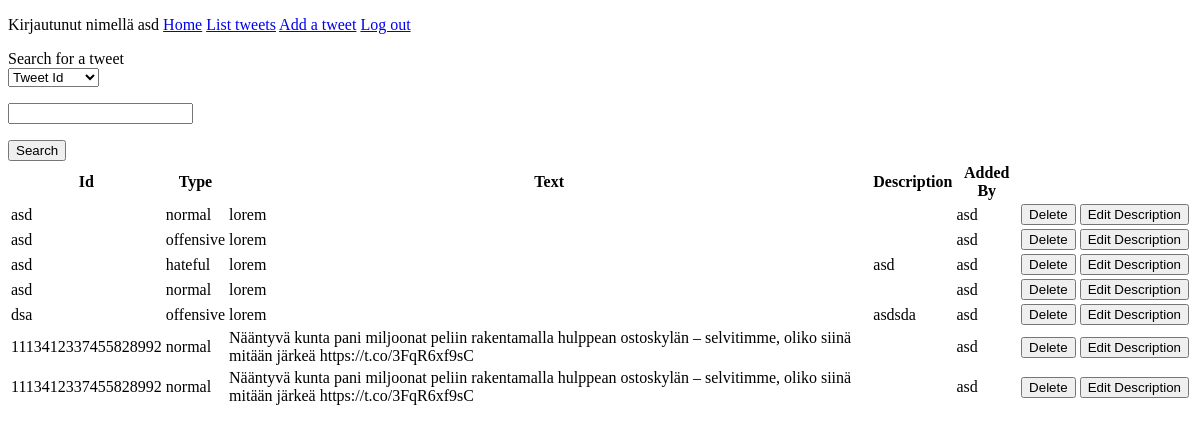
Page /tweets (signed in) on the earlier database version.
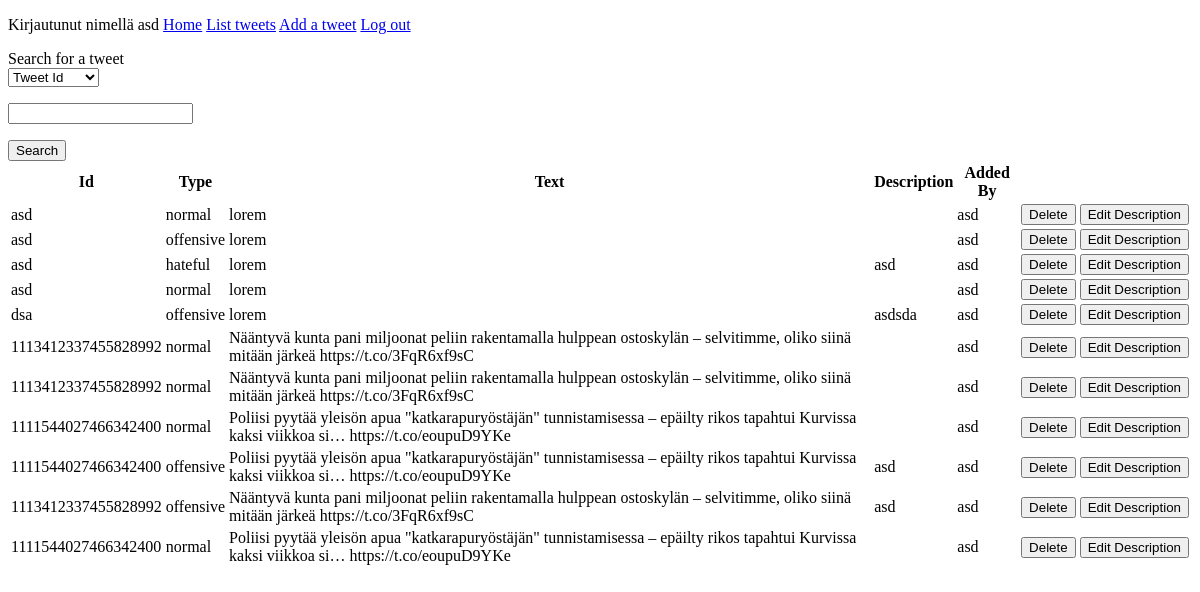
Same page on the later database version.
### application/auth/models.py (models this page shows, shortened)
class User(db.Model):
    __tablename__ = "account"
    id = db.Column(db.Integer, primary_key=True)
    date_created = db.Column(db.DateTime, default=db.func.current_timestamp())
    date_modified = db.Column(db.DateTime, default=db.func.current_timestamp(),
                              onupdate=db.func.current_timestamp())
    name = db.Column(db.String(144), nullable=False)
    username = db.Column(db.String(144), nullable=False)
    password = db.Column(db.String(144), nullable=False)
    tweets = db.relationship("Tweet", backref='account', lazy=True)

### application/tweets/models.py (models this page shows, shortened)
class Tweet(db.Model):
    id = db.Column(db.Integer, primary_key=True)
    date_created = db.Column(db.DateTime, default=db.func.current_timestamp())
    date_modified = db.Column(db.DateTime, default=db.func.current_timestamp(),
    onupdate=db.func.current_timestamp())
    tweetid = db.Column(db.String(100))
    tweettype = db.Column(db.String(100))
    tweettext = db.Column(db.String(300))
    addedby = db.Column(db.String(100))
    tweetdescription = db.Column(db.String(100))
    account_id = db.Column(db.Integer, db.ForeignKey('account.id'),
                           nullable=False)

### application/tweets/views.py (the view)
@app.route("/tweets", methods=['GET', 'POST'])
@login_required
def tweets_index():
    search = TweetSeachForm(request.form)
    if request.method == 'POST':
        return search_results(search)
    tweetquery = db.session().query(Tweet).filter(Tweet.account_id == current_user.id)
    tweets = tweetquery.all()
    return render_template("tweets/list.html", tweets=tweets, form=search)

### application/tweets/forms.py
class TweetSeachForm(Form):
    choices = [('Tweet Id', 'Tweet Id'), ('Tweet Type', 'Tweet Type')]
    select = SelectField('Search for tweets: ', choices=choices)
    search = StringField('')

### application/__init__.py (called while the page is built)
@login_manager.user_loader
def load_user(user_id):
    return User.query.get(user_id)

### application/templates/tweets/list.html (shortened to what this page needs)
{% extends "layout.html" %}
{% block body %}
    {% if current_user.is_authenticated %}
        <div>Search for a tweet</div>
        <form method=post action="{{ url_for('tweets_index') }}">
            <d1>
                {{ form.select }}
                <p>
                    {{ form.search }}
            </d1>
            </p><input type="submit" value="Search"/>
        </form>
        <table>
            <tr>
                <th>Id</th>
                <th>Type</th>
                <th>Text</th>
                <th>Description</th>
                <th>Added By</th>
            </tr>
            {% for tweet in tweets %}
                <tr>
                    <td>{{ tweet.tweetid }}</td>
                    <td>{{ tweet.tweettype }}</td>
                    <td>{{ tweet.tweettext }}</td>
                    <td>{{ tweet.tweetdescription }}</td>
                    <td>{{ tweet.addedby }}</td>
                    <td>
                        <form method="POST" action="{{ url_for('tweet_delete', id = tweet.id) }}">
                            <input type="submit" value="Delete">
                        </form>
                    </td>
                    <td>
                        <form method="GET" action="{{ url_for('tweets_view', id = tweet.id) }}">
                            <input type="submit" value="Edit Description">
                        </form>
                    </td>
                </tr>
            {% endfor %}
        </table>
    {% else %}
        <div>Log in</div>
    {% endif %}
{% endblock %}

### application/templates/layout.html (shortened to what this page needs)
  <!DOCTYPE html>
  <html>
    <head>
    </head>
    <body>
    <div class="topnav">
              {% if current_user.is_authenticated %}
      <p>
	Kirjautunut nimellä {{ current_user.name }}
        <a class="active" href="/">Home</a>
        <a href="{{ url_for('tweets_index') }}">List tweets</a>
        <a href="{{ url_for('tweets_form') }}">Add a tweet</a>
        <a href="{{ url_for('auth_logout') }}">Log out</a>
      </p>
      {% else %}
                  <h1>Log in or register to view page</h1>
                  <a href="{{ url_for('index') }}">Home</a>
      <a href="{{ url_for('auth_login') }}">Log in</a>
      <a href="{{ url_for('auth_register') }}"> Register </a>
      {% endif %}
    </div>
      {% block body %}{% endblock %}
    </body>
  </html>

Differences in the rows shown:
added Tweet: tweetid "1111544027466342400", tweettype "normal", tweettext "Poliisi pyytää yleisön apua \"katkarapuryöstäjän\" tunnistamisessa – epäilty rikos tapahtui Kurvissa kaksi viikkoa si… https://t.co/eoupuD9YKe", addedby "asd"
added Tweet: tweetid "1111544027466342400", tweettype "offensive", tweettext "Poliisi pyytää yleisön apua \"katkarapuryöstäjän\" tunnistamisessa – epäilty rikos tapahtui Kurvissa kaksi viikkoa si… https://t.co/eoupuD9YKe", tweetdescription "asd", addedby "asd"
added Tweet: tweetid "1113412337455828992", tweettype "offensive", tweettext "Nääntyvä kunta pani miljoonat peliin rakentamalla hulppean ostoskylän – selvitimme, oliko siinä mitään järkeä https://t.co/3FqR6xf9sC", tweetdescription "asd", addedby "asd"
added Tweet: tweetid "1111544027466342400", tweettype "normal", tweettext "Poliisi pyytää yleisön apua \"katkarapuryöstäjän\" tunnistamisessa – epäilty rikos tapahtui Kurvissa kaksi viikkoa si… https://t.co/eoupuD9YKe", addedby "asd"
